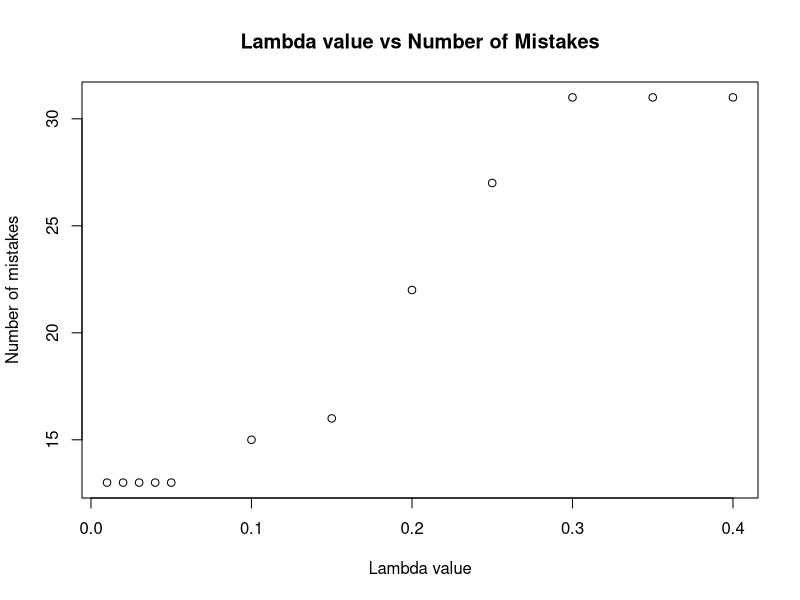
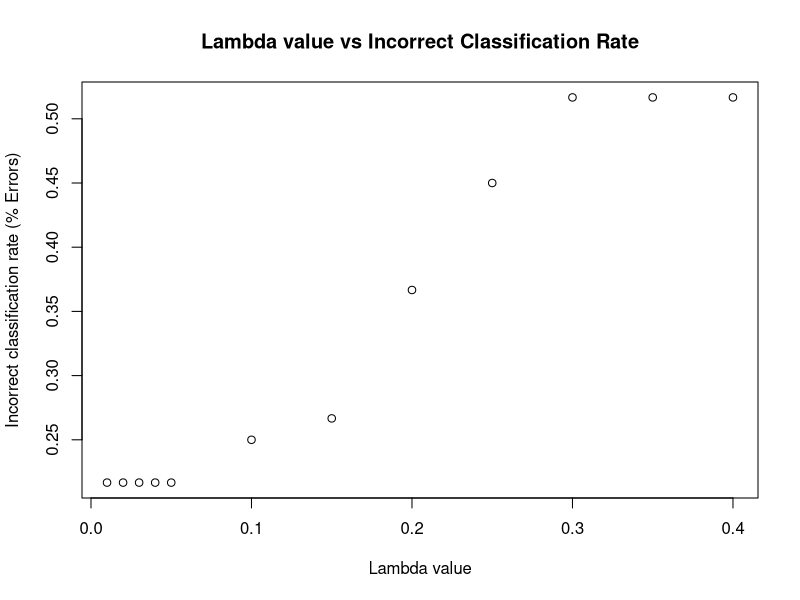
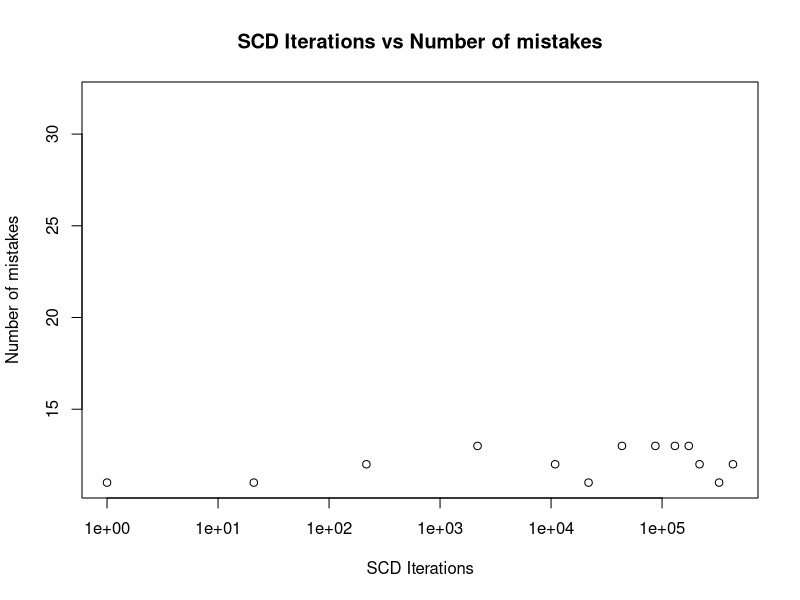
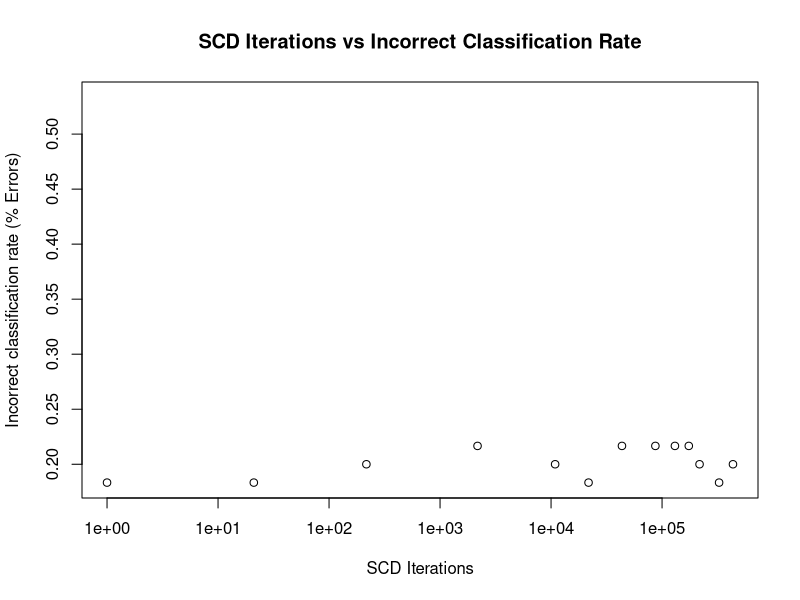
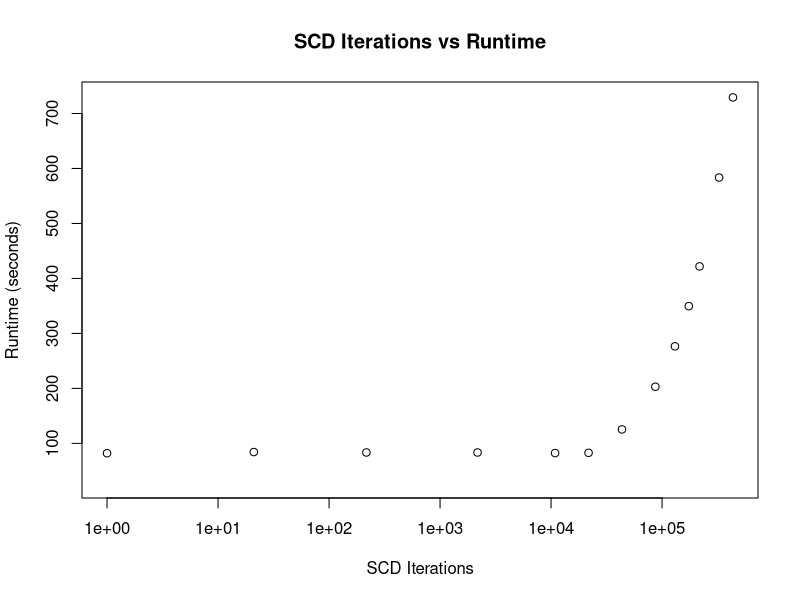
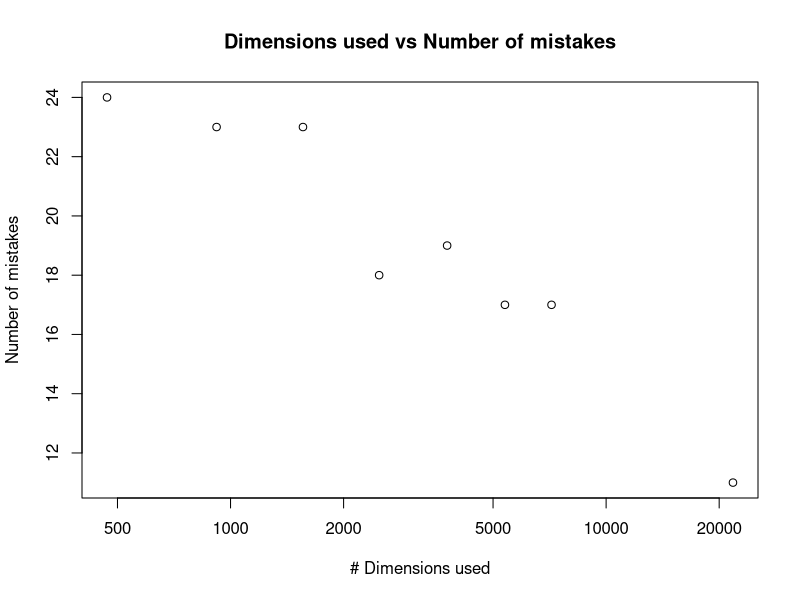
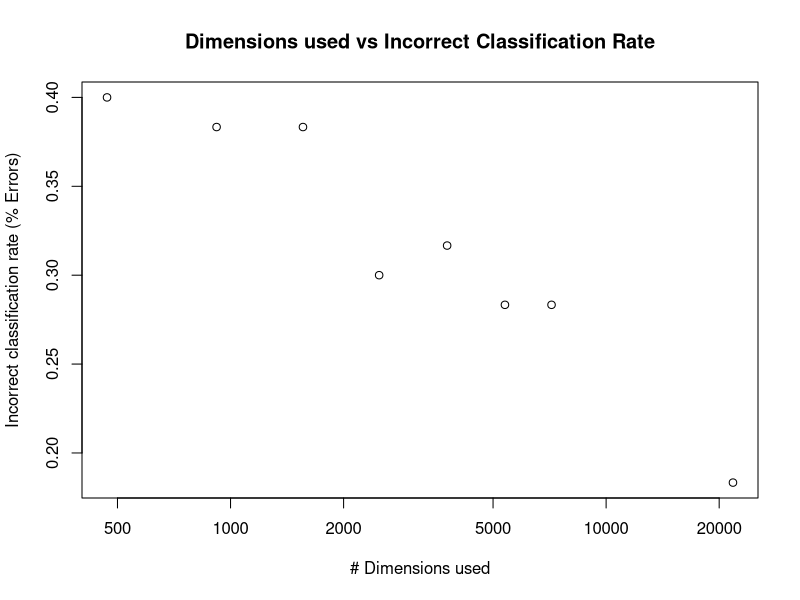
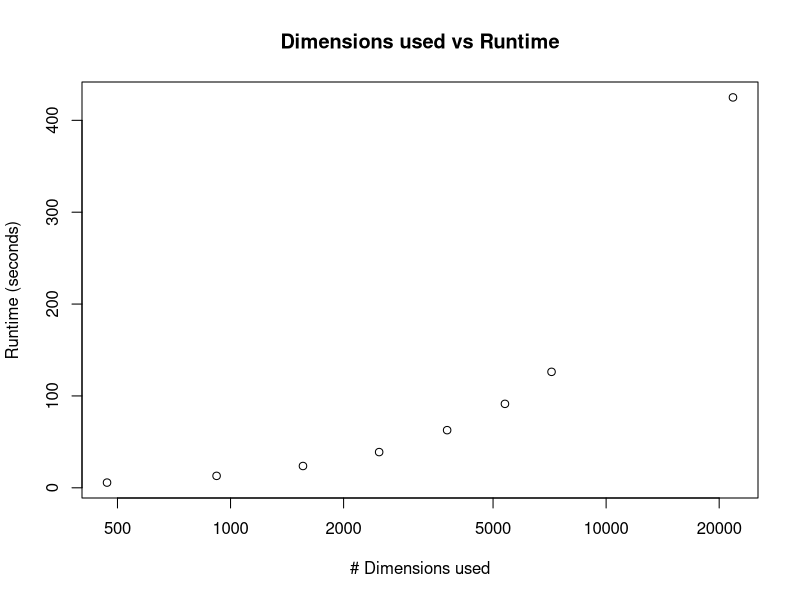

The R source for these figures, in order:
setwd("~/Documents/Homework/cse446/proj/java/Shotgun")

lambdas = c(0.01, 0.02, 0.03, 0.04, 0.05, 0.10, 0.15, 0.20, 0.25, 0.30, 0.35, 0.4)
l_mistakes = c(13, 13, 13, 13, 13, 15, 16, 22, 27, 31, 31, 31)
l_errors = c(0.21666667, 0.21666667, 0.21666667, 0.21666667, 0.21666667, 0.25, 0.26666668, 0.36666667, 0.45, 0.51666665, 0.51666665, 0.51666665)

iters = c(0, 1, 21, 217, 2176, 10882, 21764, 43528, 87056, 130584, 174112, 217640, 326460, 435280)
i_mistakes = c(32, 11, 11, 12, 13, 12, 11, 13, 13, 13, 13, 12, 11, 12)
i_errors = c(0.53333336, 0.18333334, 0.18333334, 0.2, 0.21666667, 0.2, 0.18333334, 0.21666667, 0.21666667, 0.21666667, 0.21666667, 0.2, 0.18333334, 0.2)
i_times = c(28.647, 82.108, 84.192, 83.433, 83.392, 82.364, 82.802, 125.383, 203.0, 276.489, 349.654, 421.932, 583.516, 729.275)

thresholds = c(0, 1.02, 1.03, 1.04, 1.05, 1.06, 1.07, 1.08)
t_items = c(21764, 7156, 5378, 3773, 2487, 1559, 918, 469)
t_mistakes = c(11, 17, 17, 19, 18, 23, 23.0, 24.0)
t_errors = c(0.18333334, 0.28333333, 0.28333333, 0.31666666, 0.3, 0.38333333, 0.38333333, 0.4)
t_times = c(424.972, 126.229, 91.387, 62.743, 38.879, 23.723, 12.995, 5.665)

##### LAMBDAS #####
png("lambdas-mistakes.png", width=640, height=480)
plot(lambdas, l_mistakes, xlab="Lambda value", ylab="Number of mistakes")
title("Lambda value vs Number of Mistakes")
dev.off()

png("lambdas-errors.png", width=640, height=480)
plot(lambdas, l_errors, xlab="Lambda value", ylab="Incorrect classification rate (% Errors)")
title("Lambda value vs Incorrect Classification Rate")
dev.off()
##### END LAMBDAS #####

##### ITERATIONS #####
png("iters-mistakes.png", width=640, height=480)
plot(iters, i_mistakes, log="x", xlab="SCD Iterations", ylab="Number of mistakes")
title("SCD Iterations vs Number of mistakes")
dev.off()

png("iters-errors.png", width=640, height=480)
plot(iters, i_errors, log="x", xlab="SCD Iterations", ylab="Incorrect classification rate (% Errors)")
title("SCD Iterations vs Incorrect Classification Rate")
dev.off()

png("iters-times.png", width=640, height=480)
plot(iters, i_times, log="x", xlab="SCD Iterations", ylab="Runtime (seconds)")
title("SCD Iterations vs Runtime")
dev.off()
##### END ITERATIONS #####

##### DIMENSIONALITY REDUCTION #####
png("dimreduction-mistakes.png", width=640, height=480)
plot(t_items, t_mistakes, log="x", xlab="# Dimensions used", ylab="Number of mistakes")
title("Dimensions used vs Number of mistakes")
dev.off()

png("dimreduction-errors.png", width=640, height=480)
plot(t_items, t_errors, log="x", xlab="# Dimensions used", ylab="Incorrect classification rate (% Errors)")
title("Dimensions used vs Incorrect Classification Rate")
dev.off()

png("dimreduction-times.png", width=640, height=480)
plot(t_items, t_times, log="x", xlab="# Dimensions used", ylab="Runtime (seconds)")
title("Dimensions used vs Runtime")
dev.off()
##### END DIMENSIONALITY REDUCTION #####